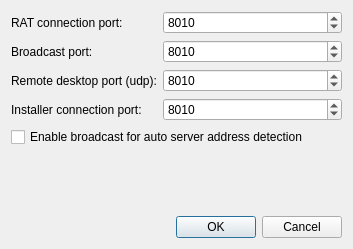
<?xml version="1.0" encoding="UTF-8"?>
<ui version="4.0">
 <class>SettingsDialog</class>
 <widget class="QDialog" name="SettingsDialog">
  <property name="geometry">
   <rect>
    <x>0</x>
    <y>0</y>
    <width>353</width>
    <height>249</height>
   </rect>
  </property>
  <property name="windowTitle">
   <string>Settings</string>
  </property>
  <layout class="QVBoxLayout" name="verticalLayout">
   <item>
    <layout class="QFormLayout" name="formLayout">
     <item row="0" column="0">
      <widget class="QLabel" name="label">
       <property name="text">
        <string>RAT connection port:</string>
       </property>
      </widget>
     </item>
     <item row="0" column="1">
      <widget class="QSpinBox" name="spinBoxNeuronPort">
       <property name="maximum">
        <number>99999</number>
       </property>
       <property name="value">
        <number>8010</number>
       </property>
      </widget>
     </item>
     <item row="1" column="0">
      <widget class="QLabel" name="label_2">
       <property name="text">
        <string>Broadcast port:</string>
       </property>
      </widget>
     </item>
     <item row="1" column="1">
      <widget class="QSpinBox" name="spinBoxBroadcastPort">
       <property name="maximum">
        <number>99999</number>
       </property>
       <property name="value">
        <number>8010</number>
       </property>
      </widget>
     </item>
     <item row="2" column="0">
      <widget class="QLabel" name="label_4">
       <property name="text">
        <string>Remote desktop port (udp):</string>
       </property>
      </widget>
     </item>
     <item row="2" column="1">
      <widget class="QSpinBox" name="spinBoxRDPPort">
       <property name="maximum">
        <number>99999</number>
       </property>
       <property name="value">
        <number>8010</number>
       </property>
      </widget>
     </item>
     <item row="3" column="0">
      <widget class="QLabel" name="labelWebPort">
       <property name="text">
        <string>Installer connection port:</string>
       </property>
      </widget>
     </item>
     <item row="3" column="1">
      <widget class="QSpinBox" name="spinBoxWebPort">
       <property name="maximum">
        <number>99999</number>
       </property>
       <property name="value">
        <number>8010</number>
       </property>
      </widget>
     </item>
    </layout>
   </item>
   <item>
    <widget class="QCheckBox" name="checkBoxBroadcast">
     <property name="text">
      <string>Enable broadcast for auto server address detection</string>
     </property>
    </widget>
   </item>
   <item>
    <spacer name="verticalSpacer">
     <property name="orientation">
      <enum>Qt::Vertical</enum>
     </property>
     <property name="sizeHint" stdset="0">
      <size>
       <width>20</width>
       <height>44</height>
      </size>
     </property>
    </spacer>
   </item>
   <item>
    <widget class="QDialogButtonBox" name="buttonBox">
     <property name="standardButtons">
      <set>QDialogButtonBox::Cancel|QDialogButtonBox::Ok</set>
     </property>
    </widget>
   </item>
  </layout>
 </widget>
 <resources/>
 <connections>
  <connection>
   <sender>buttonBox</sender>
   <signal>rejected()</signal>
   <receiver>SettingsDialog</receiver>
   <slot>reject()</slot>
   <hints>
    <hint type="sourcelabel">
     <x>209</x>
     <y>179</y>
    </hint>
    <hint type="destinationlabel">
     <x>199</x>
     <y>135</y>
    </hint>
   </hints>
  </connection>
 </connections>
</ui>
